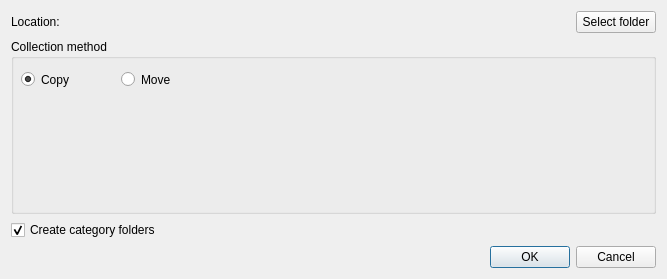
<?xml version="1.0" encoding="UTF-8"?>
<ui version="4.0">
 <class>MoveLibrary</class>
 <widget class="QDialog" name="MoveLibrary">
  <property name="geometry">
   <rect>
    <x>0</x>
    <y>0</y>
    <width>667</width>
    <height>279</height>
   </rect>
  </property>
  <property name="windowTitle">
   <string>Move library</string>
  </property>
  <layout class="QVBoxLayout" name="verticalLayout">
   <item>
    <layout class="QGridLayout" name="gridLayout">
     <item row="0" column="0">
      <layout class="QHBoxLayout" name="horizontalLayout">
       <item>
        <widget class="QLabel" name="label">
         <property name="sizePolicy">
          <sizepolicy hsizetype="Fixed" vsizetype="Fixed">
           <horstretch>0</horstretch>
           <verstretch>0</verstretch>
          </sizepolicy>
         </property>
         <property name="text">
          <string>Location: </string>
         </property>
         <property name="textFormat">
          <enum>Qt::AutoText</enum>
         </property>
        </widget>
       </item>
       <item>
        <widget class="QLabel" name="library_path">
         <property name="sizePolicy">
          <sizepolicy hsizetype="Preferred" vsizetype="Fixed">
           <horstretch>0</horstretch>
           <verstretch>0</verstretch>
          </sizepolicy>
         </property>
         <property name="text">
          <string/>
         </property>
        </widget>
       </item>
       <item>
        <widget class="QPushButton" name="select_folder">
         <property name="sizePolicy">
          <sizepolicy hsizetype="Fixed" vsizetype="Fixed">
           <horstretch>0</horstretch>
           <verstretch>0</verstretch>
          </sizepolicy>
         </property>
         <property name="text">
          <string>Select folder</string>
         </property>
        </widget>
       </item>
      </layout>
     </item>
     <item row="1" column="0">
      <widget class="QGroupBox" name="groupBox">
       <property name="sizePolicy">
        <sizepolicy hsizetype="Minimum" vsizetype="Minimum">
         <horstretch>0</horstretch>
         <verstretch>0</verstretch>
        </sizepolicy>
       </property>
       <property name="title">
        <string>Collection method</string>
       </property>
       <widget class="QRadioButton" name="method_copy">
        <property name="geometry">
         <rect>
          <x>10</x>
          <y>30</y>
          <width>104</width>
          <height>21</height>
         </rect>
        </property>
        <property name="text">
         <string>Copy</string>
        </property>
        <property name="checked">
         <bool>true</bool>
        </property>
       </widget>
       <widget class="QRadioButton" name="method_move">
        <property name="geometry">
         <rect>
          <x>110</x>
          <y>30</y>
          <width>104</width>
          <height>21</height>
         </rect>
        </property>
        <property name="text">
         <string>Move</string>
        </property>
       </widget>
      </widget>
     </item>
     <item row="2" column="0">
      <widget class="QCheckBox" name="create_category_folders">
       <property name="sizePolicy">
        <sizepolicy hsizetype="Minimum" vsizetype="Fixed">
         <horstretch>0</horstretch>
         <verstretch>0</verstretch>
        </sizepolicy>
       </property>
       <property name="text">
        <string>Create category folders</string>
       </property>
       <property name="checked">
        <bool>true</bool>
       </property>
      </widget>
     </item>
    </layout>
   </item>
   <item>
    <widget class="QDialogButtonBox" name="buttonBox">
     <property name="orientation">
      <enum>Qt::Horizontal</enum>
     </property>
     <property name="standardButtons">
      <set>QDialogButtonBox::Cancel|QDialogButtonBox::Ok</set>
     </property>
    </widget>
   </item>
  </layout>
 </widget>
 <resources/>
 <connections>
  <connection>
   <sender>buttonBox</sender>
   <signal>accepted()</signal>
   <receiver>MoveLibrary</receiver>
   <slot>accept()</slot>
   <hints>
    <hint type="sourcelabel">
     <x>248</x>
     <y>254</y>
    </hint>
    <hint type="destinationlabel">
     <x>157</x>
     <y>274</y>
    </hint>
   </hints>
  </connection>
  <connection>
   <sender>buttonBox</sender>
   <signal>rejected()</signal>
   <receiver>MoveLibrary</receiver>
   <slot>reject()</slot>
   <hints>
    <hint type="sourcelabel">
     <x>316</x>
     <y>260</y>
    </hint>
    <hint type="destinationlabel">
     <x>286</x>
     <y>274</y>
    </hint>
   </hints>
  </connection>
 </connections>
</ui>
